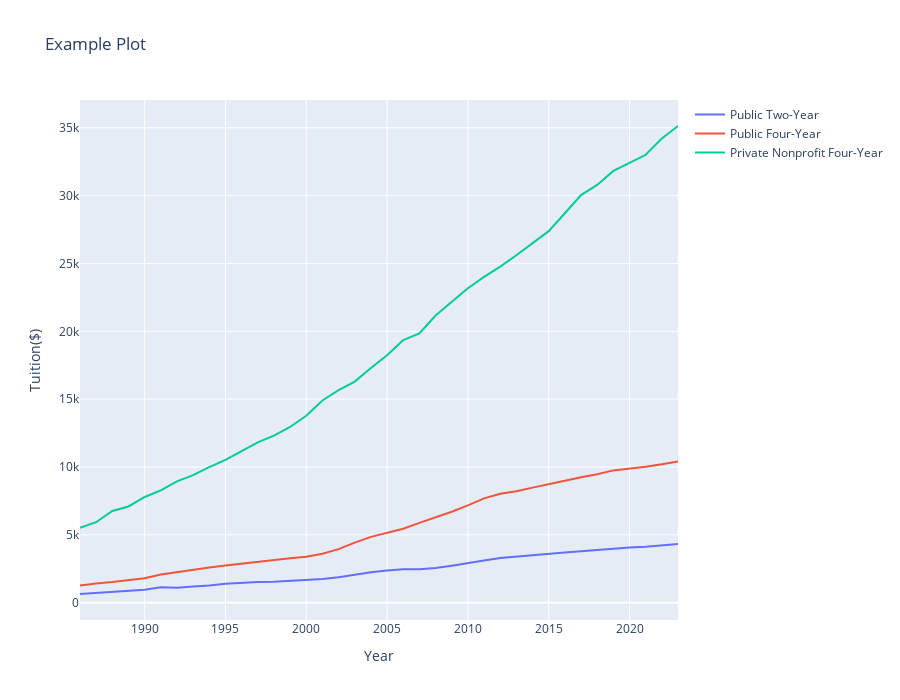

The cell this chart's notebook holds for it:
### Code cell
import plotly.express as px

# Assuming df is your DataFrame containing the data
fig = px.line(df, x="Year", y=df.columns[1:], title="Example Plot", labels={'Year': 'Year', 'value': 'Tuition($)'}, width=900, height=700)
fig.update_layout(xaxis_title='Year', yaxis_title='Tuition($)', legend_title='')


fig.show()
fig.write_html("../../graphs/html/one.html")

### Figure 1 — Plotly figure (JSON) as saved in the notebook; plotly's stock layout.template omitted (floating-point values rounded to 4 significant figures)
{"data": [{"hovertemplate": "variable=Public Two-Year<br>Year=%{x}<br>Tuition($)=%{y}<extra></extra>", "legendgroup": "Public Two-Year", "line": {"color": "#636efa", "dash": "solid"}, "marker": {"symbol": "circle"}, "mode": "lines", "name": "Public Two-Year", "orientation": "v", "showlegend": true, "type": "scatter", "x": [1986, 1987, 1988, 1989, 1990, 1991, 1992, 1993, 1994, 1995, 1996, 1997, 1998, 1999, 2000, 2001, 2002, 2003, 2004, 2005, 2006, 2007, 2008, 2009, 2010, 2011, 2012, 2013, 2014, 2015, 2016, 2017, 2018, 2019, 2020, 2021, 2022, 2023], "xaxis": "x", "y": [640, 720, 800, 850, 950, 1130, 1100, 1200, 1270, 1400, 1480, 1530, 1550, 1600, 1700, 1750, 1880, 2070, 2240, 2370, 2460, 2460, 2550, 2720, 2890, 3110, 3290, 3400, 3520, 3610, 3700, 3790, 3900, 4000, 4070, 4130, 4220, 4330], "yaxis": "y"}, {"hovertemplate": "variable=Public Four-Year<br>Year=%{x}<br>Tuition($)=%{y}<extra></extra>", "legendgroup": "Public Four-Year", "line": {"color": "#EF553B", "dash": "solid"}, "marker": {"symbol": "circle"}, "mode": "lines", "name": "Public Four-Year", "orientation": "v", "showlegend": true, "type": "scatter", "x": [1986, 1987, 1988, 1989, 1990, 1991, 1992, 1993, 1994, 1995, 1996, 1997, 1998, 1999, 2000, 2001, 2002, 2003, 2004, 2005, 2006, 2007, 2008, 2009, 2010, 2011, 2012, 2013, 2014, 2015, 2016, 2017, 2018, 2019, 2020, 2021, 2022, 2023], "xaxis": "x", "y": [1260, 1420, 1520, 1640, 1800, 2070, 2260, 2430, 2590, 2740, 2880, 3040, 3160, 3280, 3380, 3610, 3950, 4430, 4850, 5170, 5450, 5880, 6270, 6700, 7170, 7690, 8030, 8220, 8480, 8710, 8980, 9250, 9470, 9750, 9860, 10020, 10200, 10410], "yaxis": "y"}, {"hovertemplate": "variable=Private Nonprofit Four-Year<br>Year=%{x}<br>Tuition($)=%{y}<extra></extra>", "legendgroup": "Private Nonprofit Four-Year", "line": {"color": "#00cc96", "dash": "solid"}, "marker": {"symbol": "circle"}, "mode": "lines", "name": "Private Nonprofit Four-Year", "orientation": "v", "showlegend": true, "type": "scatter", "x": [1986, 1987, 1988, 1989, 1990, 1991, 1992, 1993, 1994, 1995, 1996, 1997, 1998, 1999, 2000, 2001, 2002, 2003, 2004, 2005, 2006, 2007, 2008, 2009, 2010, 2011, 2012, 2013, 2014, 2015, 2016, 2017, 2018, 2019, 2020, 2021, 2022, 2023], "xaxis": "x", "y": [5520, 5930, 6760, 7090, 7790, 8280, 8940, 9400, 9990, 10530, 11170, 11810, 12310, 12950, 13770, 14900, 15660, 16290, 17290, 18230, 19360, 19850, 21160, 22170, 23170, 24010, 24770, 25600, 26470, 27380, 28700, 30040, 30790, 31820, 32410, 33010, 34210, 35130], "yaxis": "y"}], "layout": {"height": 700, "legend": {"title": {"text": ""}, "tracegroupgap": 0}, "title": {"text": "Example Plot"}, "width": 900, "xaxis": {"anchor": "y", "domain": [0, 1], "title": {"text": "Year"}}, "yaxis": {"anchor": "x", "domain": [0, 1], "title": {"text": "Tuition($)"}}}}
